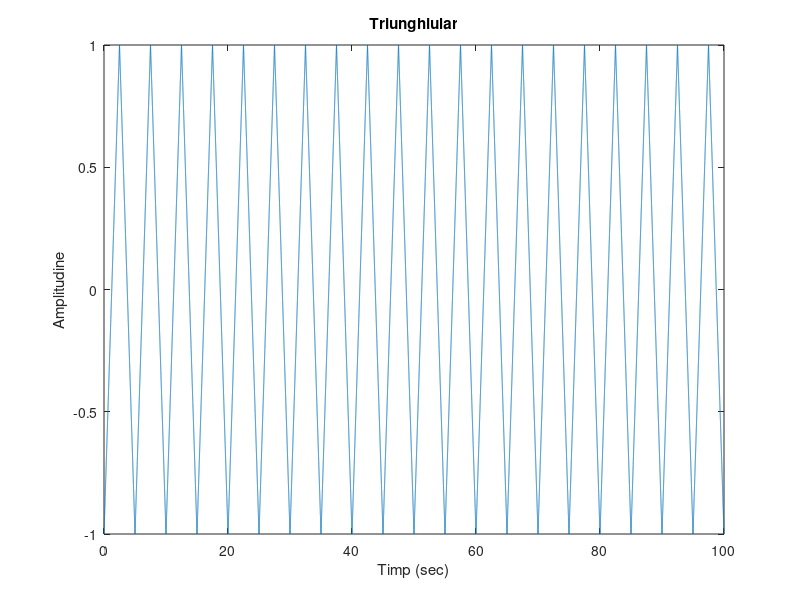

This figure's MATLAB source:
function tema1_ex2()

fs = 2000;
t = 0:1/fs:100;
x2 = sawtooth(0.4*pi*t, 0.5);
plot(t,x2);


xlabel('Timp (sec)')
ylabel('Amplitudine')
title('Triunghiular')

end